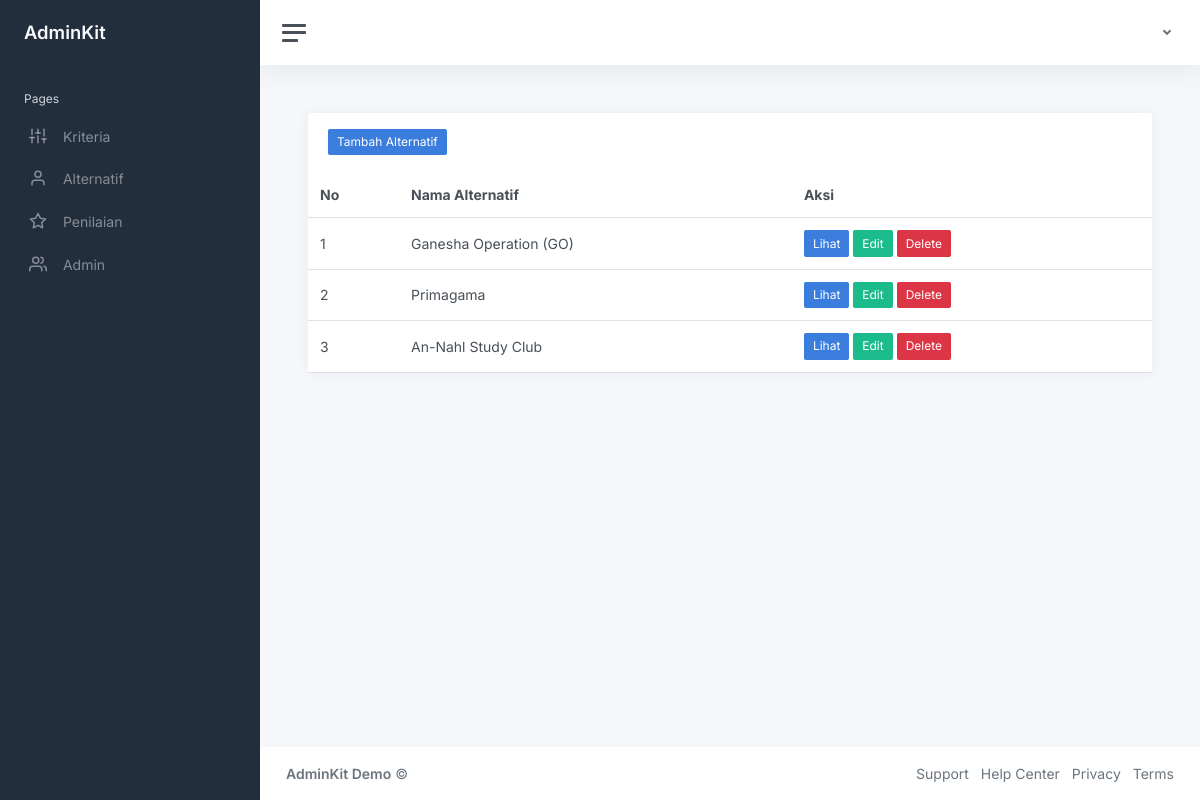
The app's page /Admin/listAlternatif.php with its own data.
### tables this page shows
CREATE TABLE `alternatif` (
  `id_alternatif` int(11) NOT NULL,
  `nama` varchar(200) NOT NULL
);

### admin/listAlternatif.php (the view, shortened to what this page needs)
<?php
    include '../koneksi.php';
	include 'header.php';
?>
			<main class="content">
				<div class="container-fluid p-0">
					<div class="row">
						<div class="col-12 d-flex">
							<div class="card flex-fill">
                                <div class="card-header">
                                    <a href="addAlternatif.php" class="btn btn-primary btn-sm">Tambah Alternatif</a>
                                </div>
								<table class="table table-hover my-0">
									<thead>
										<tr>
											<th>No</th>
											<th class="d-none d-xl-table-cell">Nama Alternatif</th>
											<th class="d-none d-md-table-cell">Aksi</th>
										</tr>
									</thead>
									<tbody>
                                    <?php
                                        $mahasiswa = mysqli_query($koneksi, "SELECT * FROM alternatif") or die(mysqli_error($koneksi));
                                        $no = 1;
                                        foreach ( $mahasiswa as $row){
                                            echo "<tr>
                                                <td>".$no++."</td>
                                                <td>".$row['nama']."</td>
                                                    <td>
                                                    <a href='detailAlternatif.php?id=".$row['id_alternatif']."' class='btn btn-primary btn-circle btn-sm'>
                                                        Lihat
                                                    </a>
                                                    <a href='editAlternatif.php?id=".$row['id_alternatif']."' class='btn btn-success btn-circle btn-sm'>
                                                        Edit
                                                    </a>
                                                    <a href='../action/deleteAlternatif.php?id=".$row['id_alternatif']."' class='btn btn-danger btn-circle btn-sm' name='hapus' onclick='return";
                                                        echo ' confirm("Apakah ingin menghapus kriteria '.$row['nama'].'?")';
                                                        echo"'>Delete
                                                    </a>
                                                </td>
                                                </tr>";
                                        }
                                        ?>
									</tbody>
								</table>
							</div>
						</div>
					</div>
				</div>
			</main>
<?php
	include 'footer.php';
?>

### records on screen
alternatif: nama "Ganesha Operation (GO)"
alternatif: nama "Primagama"
alternatif: nama "An-Nahl Study Club"
